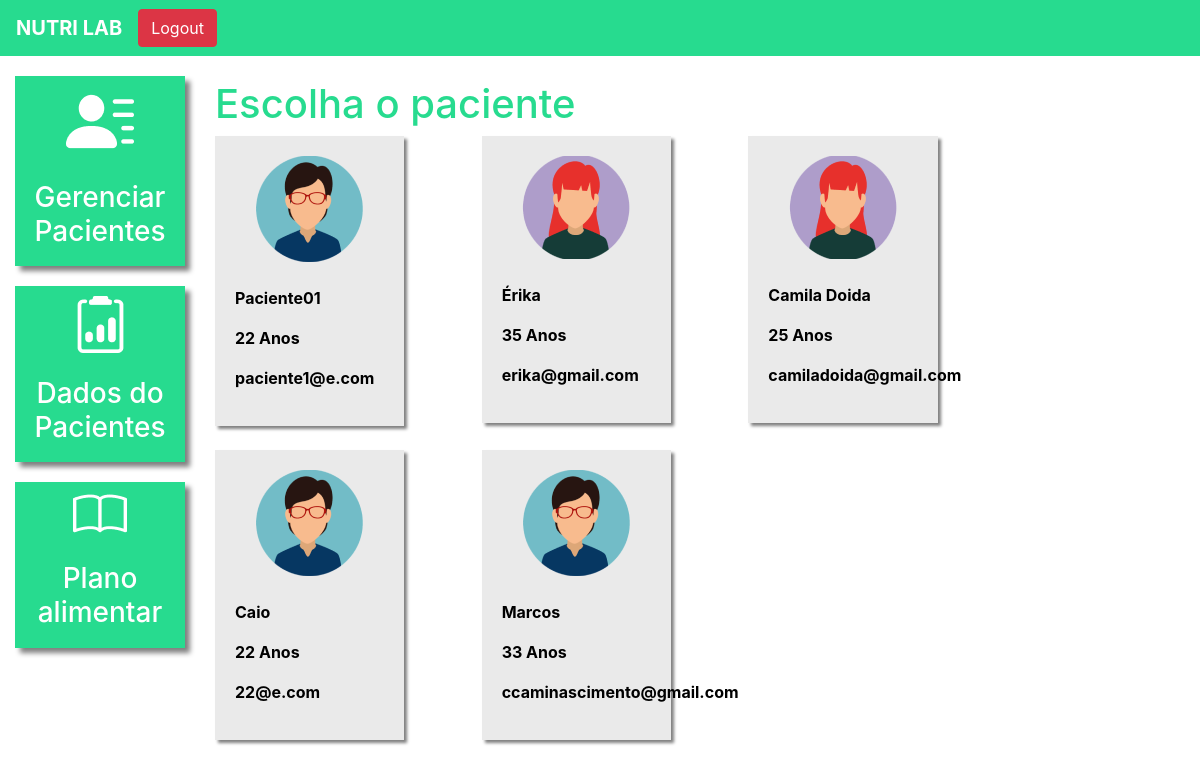
The page /plano_alimentar_listar/ (signed in) on the database its author committed.
### plataforma/models.py (models this page shows, shortened)
class Pacientes(models.Model):
    choices_sexo = (('F', 'Feminino'),
                    ('M', 'Maculino'))
    nome = models.CharField(max_length=50)
    sexo = models.CharField(max_length=1, choices=choices_sexo)
    idade = models.IntegerField()
    email = models.EmailField()
    telefone = models.CharField(max_length=19)
    nutri = models.ForeignKey(User, on_delete=models.CASCADE)

### plataforma/views.py (the view)
# urls.py: path('plano_alimentar_listar/', views.plano_alimentar_listar, name="plano_alimentar_listar"),
def plano_alimentar_listar(request):
    if request.method == "GET":
        pacientes = Pacientes.objects.filter(nutri=request.user)
        return render(request, 'plano_alimentar_listar.html', {'pacientes': pacientes})

### plataforma/templates/plano_alimentar_listar.html (shortened to what this page needs)
{% extends 'base_plataforma.html' %}
{% load static %}
{% block 'plataforma' %}
    <br>
	<h1 class="titulo">Escolha o paciente</h1>
    <div  class="row">
        {% for paciente in pacientes %}
            <div class="col-md-4">
                <a href="{% url 'plano_alimentar' paciente.id %}" class="link-hover">
                    <div class="card-paciente">
                        <div class="foto-perfil">
                            {% if paciente.sexo == "M" %}
                                <img src="{% static 'plataforma/img/perfil2.png' %}">
                            {% else %}
                                <img src="{% static 'plataforma/img/perfil1.png' %}">
                            {% endif %}
                        </div>
                        <br>
                        <p class="dados">{{paciente.nome}}</p>
                        <p class="dados">{{paciente.idade}} Anos</p>
                        <p class="dados">{{paciente.email}}</p>
                    </div>
                </a>
            <br>
            </div>
        {% endfor %}
    </div>
{% endblock%}

### templates/static/plataforma/css/css.css (style rules this page uses)
.titulo { color: #27DB8F; }
.card-paciente { background-color: #EAEAEA; width: 80%; box-shadow: 3px 3px 3px gray; padding: 20px; color: black; }
.foto-perfil { text-align: center; }
.dados { font-weight: bold; }

### rows shown on the page
Pacientes: nome "Paciente01", idade "22", email "paciente1@e.com"
Pacientes: nome "Érika", idade "35", email "erika@gmail.com"
Pacientes: nome "Camila Doida", idade "25", email "camiladoida@gmail.com"
Pacientes: nome "Caio", idade "22", email "22@e.com"
Pacientes: nome "Marcos", idade "33", email "ccaminascimento@gmail.com"
